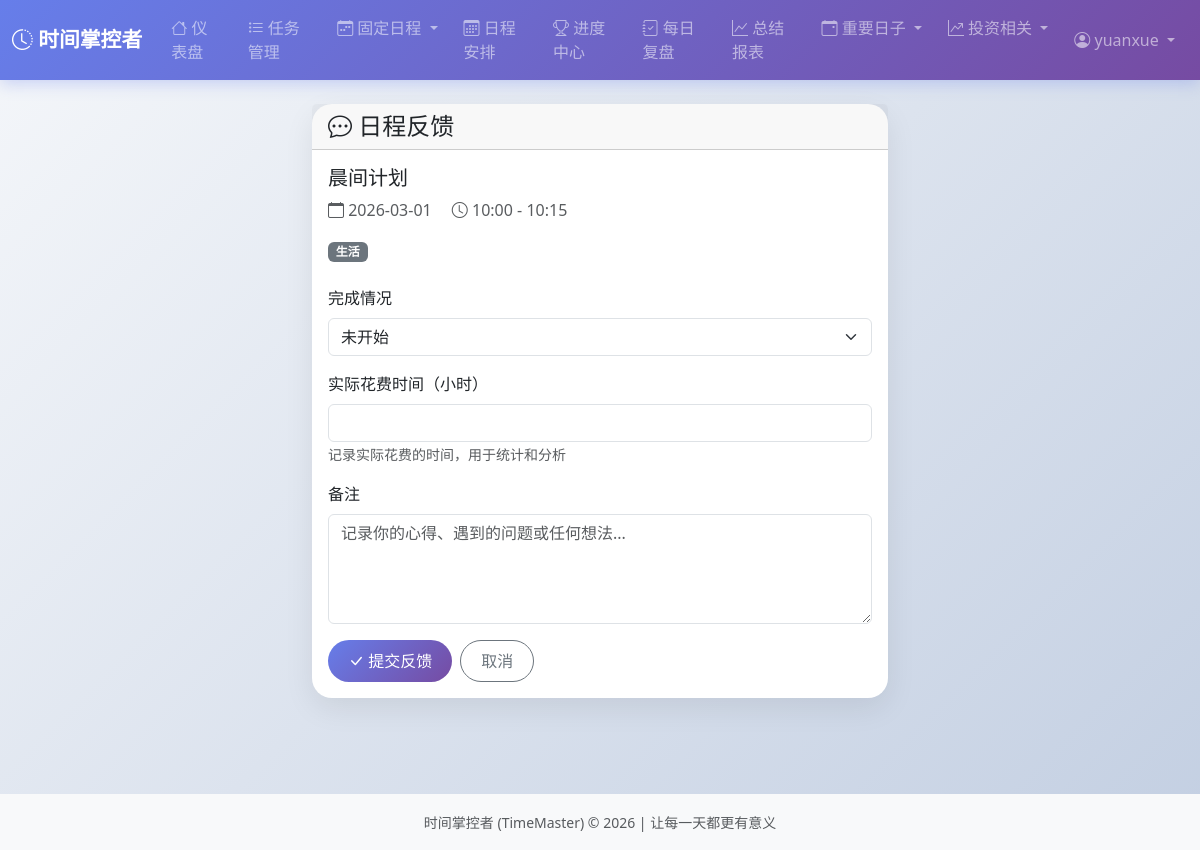
The page /schedule/43/feedback (signed in) on the database its author committed.
### models.py (models this page shows, shortened)
class User(UserMixin, db.Model):
    __tablename__ = 'users'
    id = db.Column(db.Integer, primary_key=True)
    username = db.Column(db.String(80), unique=True, nullable=False, index=True)
    email = db.Column(db.String(120), unique=True, nullable=False, index=True)
    password_hash = db.Column(db.String(255), nullable=False)
    created_at = db.Column(db.DateTime, default=datetime.utcnow)
    total_points = db.Column(db.Integer, default=0)  # 累计积分
    daily_start_hour = db.Column(db.Integer, default=10)  # 每日开始时间（默认10点）
    daily_end_hour = db.Column(db.Integer, default=17)    # 每日结束时间（默认17点）
    max_work_hours = db.Column(db.Integer, default=7)     # 每日最大工作时长（7小时）
    tasks = db.relationship('Task', backref='user', lazy='dynamic', cascade='all, delete-orphan')
    schedules = db.relationship('Schedule', backref='user', lazy='dynamic', cascade='all, delete-orphan')
    feedbacks = db.relationship('Feedback', backref='user', lazy='dynamic', cascade='all, delete-orphan')
    summaries = db.relationship('Summary', backref='user', lazy='dynamic', cascade='all, delete-orphan')
    rewards = db.relationship('Reward', backref='user', lazy='dynamic', cascade='all, delete-orphan')
    category_progress = db.relationship('RewardProgress', backref='user', lazy='dynamic', cascade='all, delete-orphan')
    habits = db.relationship('Habit', backref='user', lazy='dynamic', cascade='all, delete-orphan')
    habit_checkins = db.relationship('HabitCheckin', backref='user', lazy='dynamic', cascade='all, delete-orphan')
    fixed_schedules = db.relationship('FixedSchedule', backref='user', lazy='dynamic', cascade='all, delete-orphan')
    important_dates = db.relationship('ImportantDate', backref='user', lazy='dynamic', cascade='all, delete-orphan')
    points_history = db.relationship('PointsHistory', backref='user', lazy='dynamic', cascade='all, delete-orphan')

class Schedule(db.Model):
    __tablename__ = 'schedules'
    id = db.Column(db.Integer, primary_key=True)
    user_id = db.Column(db.Integer, db.ForeignKey('users.id'), nullable=False)
    date = db.Column(db.Date, nullable=False, index=True)  # 日程日期
    start_time = db.Column(db.Time, nullable=False)  # 开始时间
    end_time = db.Column(db.Time, nullable=False)    # 结束时间
    task_id = db.Column(db.Integer, db.ForeignKey('tasks.id'))  # 关联任务
    task_title = db.Column(db.String(200))  # 任务标题（冗余，方便查询）
    category = db.Column(db.String(50))  # 分类
    is_break = db.Column(db.Boolean, default=False)  # 是否为休息时间
    is_meeting = db.Column(db.Boolean, default=False)  # 是否为会议（紧急事项）
    location = db.Column(db.String(200))  # 地点
    generated_by_ai = db.Column(db.Boolean, default=True)
    ai_reasoning = db.Column(db.Text)  # AI安排理由
    status = db.Column(db.String(20), default='scheduled')  # scheduled, completed, partial, cancelled
    created_at = db.Column(db.DateTime, default=datetime.utcnow)
    task = db.relationship('Task', backref='schedules')
    feedback = db.relationship('Feedback', backref='schedule', uselist=False, cascade='all, delete-orphan')

### routes/schedule.py (the view, shortened to what this page needs)
@schedule_bp.route('/<int:schedule_id>/feedback', methods=['GET', 'POST'])
@login_required
def feedback(schedule_id):
    schedule = Schedule.query.filter_by(id=schedule_id, user_id=current_user.id).first_or_404()
    feedback_record = Feedback.query.filter_by(schedule_id=schedule_id).first()
    return render_template('feedback.html',
                         schedule=schedule,
                         feedback=feedback_record)

### app.py (called while the page is built)
@login_manager.user_loader
def load_user(user_id):
    return User.query.get(int(user_id))

### templates/feedback.html (shortened to what this page needs)
{% extends "base.html" %}
{% block content %}
<div class="row justify-content-center">
    <div class="col-lg-6">
        <div class="card">
            <div class="card-header">
                <h4 class="mb-0"><i class="bi bi-chat-dots"></i> 日程反馈</h4>
            </div>
            <div class="card-body">
                <div class="mb-4">
                    <h5>{{ schedule.task_title }}</h5>
                    <p class="text-muted">
                        <i class="bi bi-calendar"></i> {{ schedule.date|date_filter }}
                        <i class="bi bi-clock ms-3"></i> {{ schedule.start_time|time_filter }} - {{ schedule.end_time|time_filter }}
                    </p>
                    {% if schedule.category %}
                        <span class="badge bg-secondary">{{ schedule.category }}</span>
                    {% endif %}
                </div>
                <form method="POST">
                    <div class="mb-3">
                        <label for="completion_status" class="form-label">完成情况</label>
                        <select class="form-select" id="completion_status" name="completion_status" required>
                            <option value="未开始" {% if feedback and feedback.completion_status == '未开始' %}selected{% endif %}>未开始</option>
                        </select>
                    </div>
                    <div class="mb-3">
                        <label for="actual_hours" class="form-label">实际花费时间（小时）</label>
                        <input type="number" class="form-control" id="actual_hours" name="actual_hours"
                               value="{{ feedback.actual_hours if feedback else '' }}" step="0.5" min="0">
                        <small class="text-muted">记录实际花费的时间，用于统计和分析</small>
                    </div>
                    <div class="mb-3">
                        <label for="notes" class="form-label">备注</label>
                        <textarea class="form-control" id="notes" name="notes" rows="4"
                                  placeholder="记录你的心得、遇到的问题或任何想法...">{{ feedback.notes if feedback else '' }}</textarea>
                    </div>
                    <div class="d-flex gap-2">
                        <button type="submit" class="btn btn-primary">
                            <i class="bi bi-check-lg"></i> 提交反馈
                        </button>
                        <a href="{{ url_for('schedule.view_schedule') }}" class="btn btn-outline-secondary">取消</a>
                    </div>
                </form>
            </div>
        </div>
    </div>
</div>
{% endblock %}

### templates/base.html (shortened to what this page needs)
<!DOCTYPE html>
<html lang="zh-CN">
<head>
    <link href="https://cdn.jsdelivr.net/npm/bootstrap@5.3.0/dist/css/bootstrap.min.css" rel="stylesheet">
    <link rel="stylesheet" href="https://cdn.jsdelivr.net/npm/bootstrap-icons@1.11.0/font/bootstrap-icons.css">
</head>
<body>
    <nav class="navbar navbar-expand-lg navbar-dark bg-primary">
        <div class="container-fluid">
            <a class="navbar-brand" href="{{ url_for('dashboard') }}">
                <i class="bi bi-clock-history"></i> 时间掌控者
            </a>
            <div class="collapse navbar-collapse" id="navbarNav">
                <ul class="navbar-nav me-auto">
                    <li class="nav-item">
                        <a class="nav-link" href="{{ url_for('dashboard') }}">
                            <i class="bi bi-house"></i> 仪表盘
                        </a>
                    </li>
                    <li class="nav-item">
                        <a class="nav-link" href="{{ url_for('tasks.list_tasks') }}">
                            <i class="bi bi-list-task"></i> 任务管理
                        </a>
                    </li>
                    <li class="nav-item dropdown">
                        <a class="nav-link dropdown-toggle" href="#" data-bs-toggle="dropdown">
                            <i class="bi bi-calendar-week"></i> 固定日程
                        </a>
                    </li>
                    <li class="nav-item">
                        <a class="nav-link" href="{{ url_for('schedule.view_schedule') }}">
                            <i class="bi bi-calendar3"></i> 日程安排
                        </a>
                    </li>
                    <li class="nav-item">
                        <a class="nav-link" href="{{ url_for('progress.progress_center') }}">
                            <i class="bi bi-trophy"></i> 进度中心
                        </a>
                    </li>
                    <li class="nav-item">
                        <a class="nav-link" href="{{ url_for('reflection.daily_reflection') }}">
                            <i class="bi bi-journal-check"></i> 每日复盘
                        </a>
                    </li>
                    <li class="nav-item">
                        <a class="nav-link" href="{{ url_for('summary.list_summaries') }}">
                            <i class="bi bi-graph-up"></i> 总结报表
                        </a>
                    </li>
                    <li class="nav-item dropdown">
                        <a class="nav-link dropdown-toggle" href="#" data-bs-toggle="dropdown">
                            <i class="bi bi-calendar-event"></i> 重要日子
                        </a>
                    </li>
                    <li class="nav-item dropdown">
                        <a class="nav-link dropdown-toggle" href="#" data-bs-toggle="dropdown">
                            <i class="bi bi-graph-up-arrow"></i> 投资相关
                        </a>
                    </li>
                </ul>
                <ul class="navbar-nav">
                    {% if current_user.is_authenticated %}
                        <li class="nav-item dropdown">
                            <a class="nav-link dropdown-toggle" href="#" data-bs-toggle="dropdown">
                                <i class="bi bi-person-circle"></i> {{ current_user.username }}
                            </a>
                        </li>
                    {% endif %}
                </ul>
            </div>
        </div>
    </nav>
    <main class="container-fluid py-4">
        {% block content %}{% endblock %}
    </main>
    <footer class="bg-light text-center py-3 mt-5">
        <p class="text-muted mb-0">
            <small>时间掌控者 (TimeMaster) © {{ now.year }} | 让每一天都更有意义</small>
        </p>
    </footer>
</body>
</html>

### templates/base.html (style rules this page uses)
body { background: linear-gradient(135deg, #f5f7fa 0%, #c3cfe2 100%); min-height: 100vh; font-family: 'Segoe UI', Tahoma, Geneva, Verdana, sans-serif; }
.navbar { background: linear-gradient(135deg, #667eea 0%, #764ba2 100%) !important; box-shadow: 0 4px 15px rgba(102, 126, 234, 0.3); }
.navbar-brand { font-weight: bold; font-size: 1.3rem; }
.nav-link { transition: all 0.3s; border-radius: 10px; margin: 0 5px; }
.card { border: none; border-radius: 20px; box-shadow: 0 10px 30px rgba(0,0,0,0.08); margin-bottom: 1.5rem; transition: all 0.3s; }
.btn { border-radius: 25px; padding: 8px 20px; transition: all 0.3s; }
.btn-primary { background: linear-gradient(135deg, #667eea 0%, #764ba2 100%); border: none; }

### rows shown on the page
User: username "yuanxue"
Schedule: task_title "晨间计划", date "2026-03-01", start_time "10:00", end_time "10:15", category "生活"
